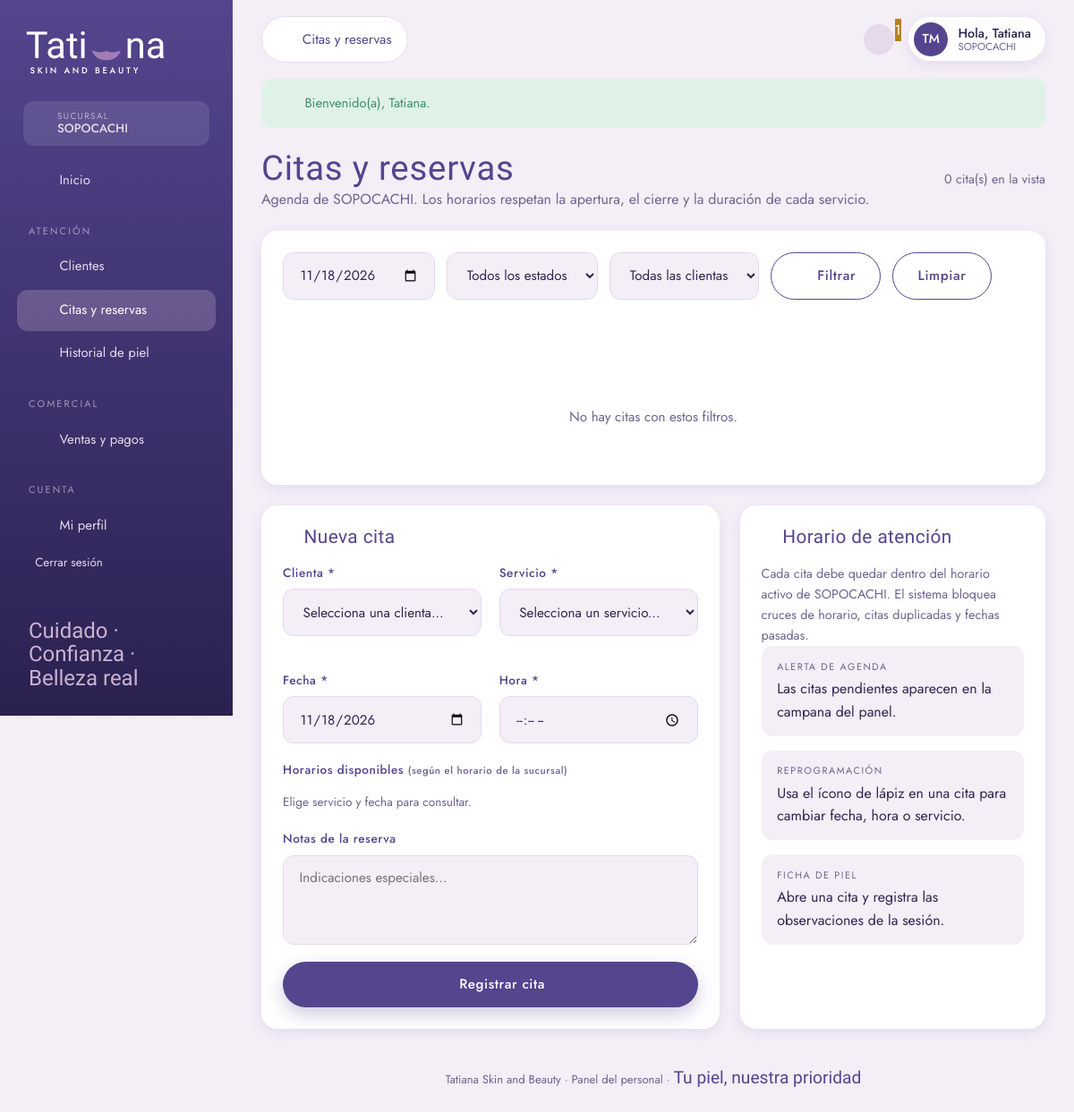
The page /index.php?v=empleado_citas&fecha=2026-11-18 (signed in) on the database its author committed.
### tables this page shows
CREATE TABLE `sucursal` (
  `id_sucursal` varchar(10) NOT NULL,
  `nombre_sucursal` varchar(50) NOT NULL,
  `direccion` varchar(150) DEFAULT NULL,
  `telefono` varchar(20) DEFAULT NULL
);

CREATE TABLE `usuario` (
  `id_usuario` varchar(100) NOT NULL,
  `nombre` varchar(50) NOT NULL,
  `ap_paterno` varchar(50) DEFAULT NULL,
  `ap_materno` varchar(50) DEFAULT NULL,
  `telefono` varchar(20) DEFAULT NULL,
  `fecha_nacimiento` date DEFAULT NULL,
  `id_rol` varchar(10) DEFAULT NULL,
  `id_sucursal` varchar(10) DEFAULT NULL
);

### app/views/empleado/citas.php (the view, shortened to what the rows shown need)
<?php
require __DIR__ . '/../layout/empleado_header.php';
$editarReserva = $editarReserva ?? null;
$editarServicio = $editarServicio ?? '';
$sucursalNombre = (string)($sucursal_actual['nombre_sucursal'] ?? 'tu sucursal');
$hoy = date('Y-m-d');
$filtros = ['fecha' => $fecha ?? '', 'estado' => $estado ?? '', 'cliente' => $idCliente ?? ''];
?>
<div class="page-title">
    <div>
        <h1>Citas y reservas</h1>
        <p class="muted">Agenda de <?= e($sucursalNombre) ?>. Los horarios respetan la apertura, el cierre y la duración de cada servicio.</p>
    </div>
</div>
<div class="panel-grid" style="margin-top:1.4rem">
    <section class="panel">
        <?php if ($editarReserva !== null): ?>
            <div class="panel-head"><h3><?= icon('edit', 18) ?> Reprogramar cita #<?= (int)$editarReserva['id_reserva'] ?></h3></div>
            <p class="muted" style="font-size:.87rem;margin-bottom:1rem">
                Clienta: <b><?= e($editarReserva['id_usuario']) ?></b> ·
                Fecha actual: <?= e(date('d/m/Y', strtotime((string)$editarReserva['fecha']))) ?> <?= e(substr((string)$editarReserva['hora'], 0, 5)) ?>
            </p>
            <form method="post" action="<?= ruta('empleado_citas') ?>" data-agenda data-excluir="<?= (int)$editarReserva['id_reserva'] ?>">
                <?= csrf() ?>
                <input type="hidden" name="accion" value="reprogramar">
                <input type="hidden" name="id_reserva" value="<?= (int)$editarReserva['id_reserva'] ?>">
                <div class="field">
                    <label>Nuevo servicio *</label>
                    <select class="input" name="id_servicio" required>
                        <option value="">Selecciona un servicio...</option>
                        <?php foreach (($servicios ?? []) as $s): ?>
                            <option value="<?= e($s['id_servicio']) ?>" <?= $editarServicio === $s['id_servicio'] ? 'selected' : '' ?> data-duracion="<?= (int)$s['duracion_minutos'] ?>">
                                <?= e($s['nombre']) ?> · <?= bs($s['precio']) ?> · <?= (int)$s['duracion_minutos'] ?> min
                            </option>
                        <?php endforeach; ?>
                    </select>
                </div>
                <div class="form-grid">
                    <div class="field">
                        <label>Nueva fecha *</label>
                        <input class="input" type="date" name="fecha" min="<?= e($hoy) ?>" value="<?= e($editarReserva['fecha']) ?>" required>
                    </div>
                    <div class="field">
                        <label>Nueva hora *</label>
                        <input class="input" type="time" name="hora" value="<?= e(substr((string)$editarReserva['hora'], 0, 5)) ?>" required>
                    </div>
                </div>
                <div class="field">
                    <label>Horarios disponibles</label>
                    <div class="avail-slots" aria-live="polite"><span class="muted" style="font-size:.85rem">Consultando...</span></div>
                </div>
                <div style="display:flex;gap:.6rem">
                    <a class="btn btn-outline" style="flex:1" href="<?= ruta('empleado_citas', array_filter($filtros)) ?>">Cancelar</a>
                    <button class="btn btn-primary" style="flex:1" type="submit">Guardar cambio</button>
                </div>
            </form>
        <?php else: ?>
            <div class="panel-head"><h3><?= icon('clock', 18) ?> Horario de atención</h3></div>
            <p class="muted" style="font-size:.9rem">
                Cada cita debe quedar dentro del horario activo de <?= e($sucursalNombre) ?>.
                El sistema bloquea cruces de horario, citas duplicadas y fechas pasadas.
            </p>
            <div class="ficha">
                <div class="it"><small>Alerta de agenda</small>Las citas pendientes aparecen en la campana del panel.</div>
                <div class="it"><small>Reprogramación</small>Usa el ícono de lápiz en una cita para cambiar fecha, hora o servicio.</div>
                <div class="it"><small>Ficha de piel</small>Abre una cita y registra las observaciones de la sesión.</div>
            </div>
        <?php endif; ?>
    </section>
</div>
<?php require __DIR__ . '/../layout/empleado_footer.php'; ?>

### app/views/layout/empleado_header.php (shortened to what the rows shown need)
<?php
require_once __DIR__ . '/helpers.php';
$u = \App\Core\Auth::usuario();
$sucursal_actual = $sucursal_actual ?? null;
$usuario_actual = $usuario_actual ?? null;
$nombreSucursal = (string)($sucursal_actual['nombre_sucursal'] ?? ($u['sucursal_nombre'] ?? 'Sin sucursal'));
$nombre = (string)($usuario_actual['nombre'] ?? $u['nombre'] ?? 'Equipo');
$iniciales = mb_strtoupper(
    mb_substr((string)($usuario_actual['nombre'] ?? $u['nombre'] ?? '?'), 0, 1) .
    mb_substr((string)($usuario_actual['ap_paterno'] ?? ''), 0, 1)
);
?>
<!DOCTYPE html>
<html lang="es">
<head>
    <link rel="stylesheet" href="<?= BASE_URL ?>/css/style.css">
</head>
<body>
<div class="admin">
    <aside class="side">
        <div class="branch-chip">
            <span><small>Sucursal</small><b><?= e($nombreSucursal) ?></b></span>
        </div>
    </aside>
    <div class="main">
        <div class="topbar">
            <div style="display:flex;align-items:center;gap:1rem">
                <div class="user-pill">
                    <span class="avatar"><?= e($iniciales ?: '?') ?></span>
                    <div>
                        <b>Hola, <?= e($nombre) ?></b>
                        <small><?= e($nombreSucursal) ?></small>
                    </div>
                </div>
            </div>
        </div>
        <div class="content">

### rows shown on the page
sucursal: nombre_sucursal "SOPOCACHI"
usuario: nombre+ap_paterno "TM", nombre "Tatiana"

### other values the page prints
$texto "Inicio Clientes Citas y reservas Historial de piel Ventas y pagos Mi perfil"
$titulo "Citas y reservas"
$avisosPagos "1"
$m "Bienvenido(a), Tatiana."
count($reservas ?? []) "0"
$mensaje "No hay citas con estos filtros."
